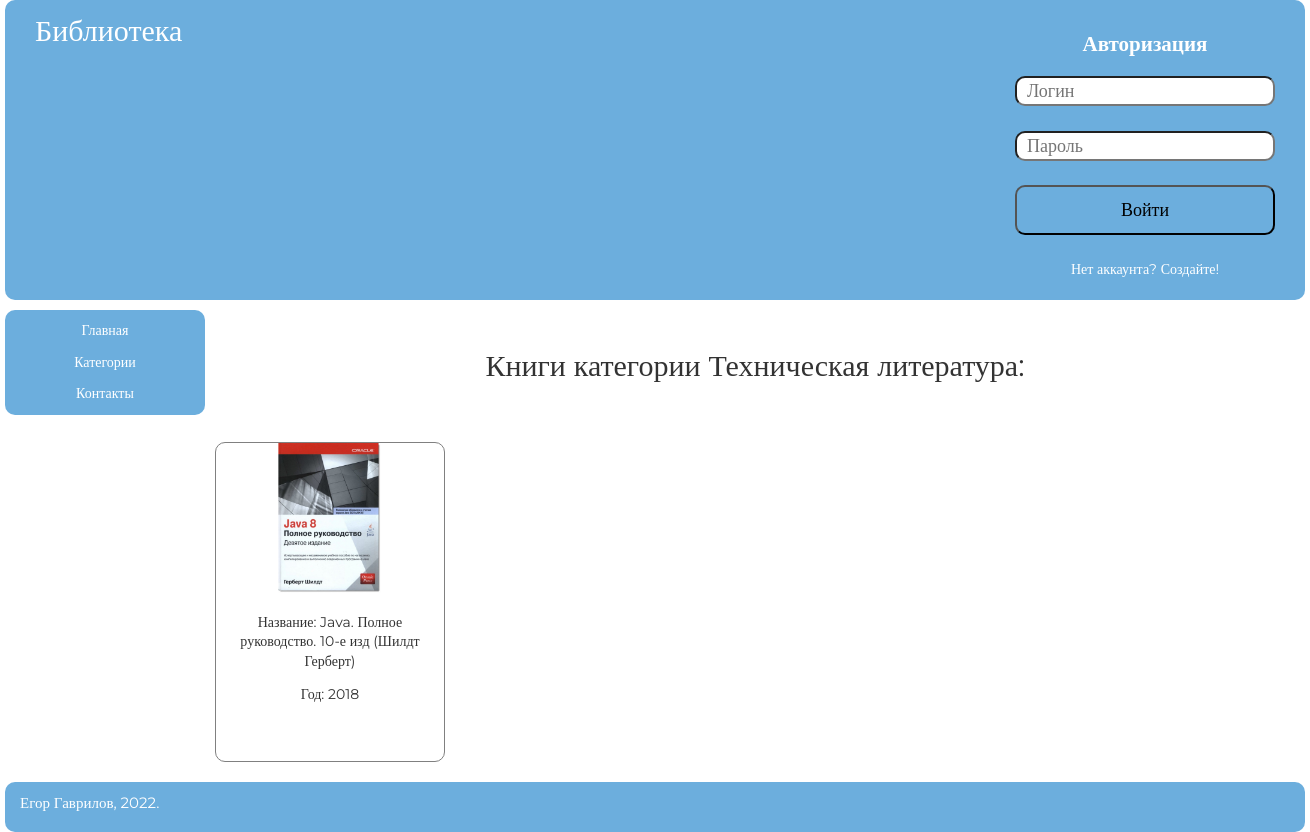
The page /category.php?id_cat=2 on the database as committed earlier.
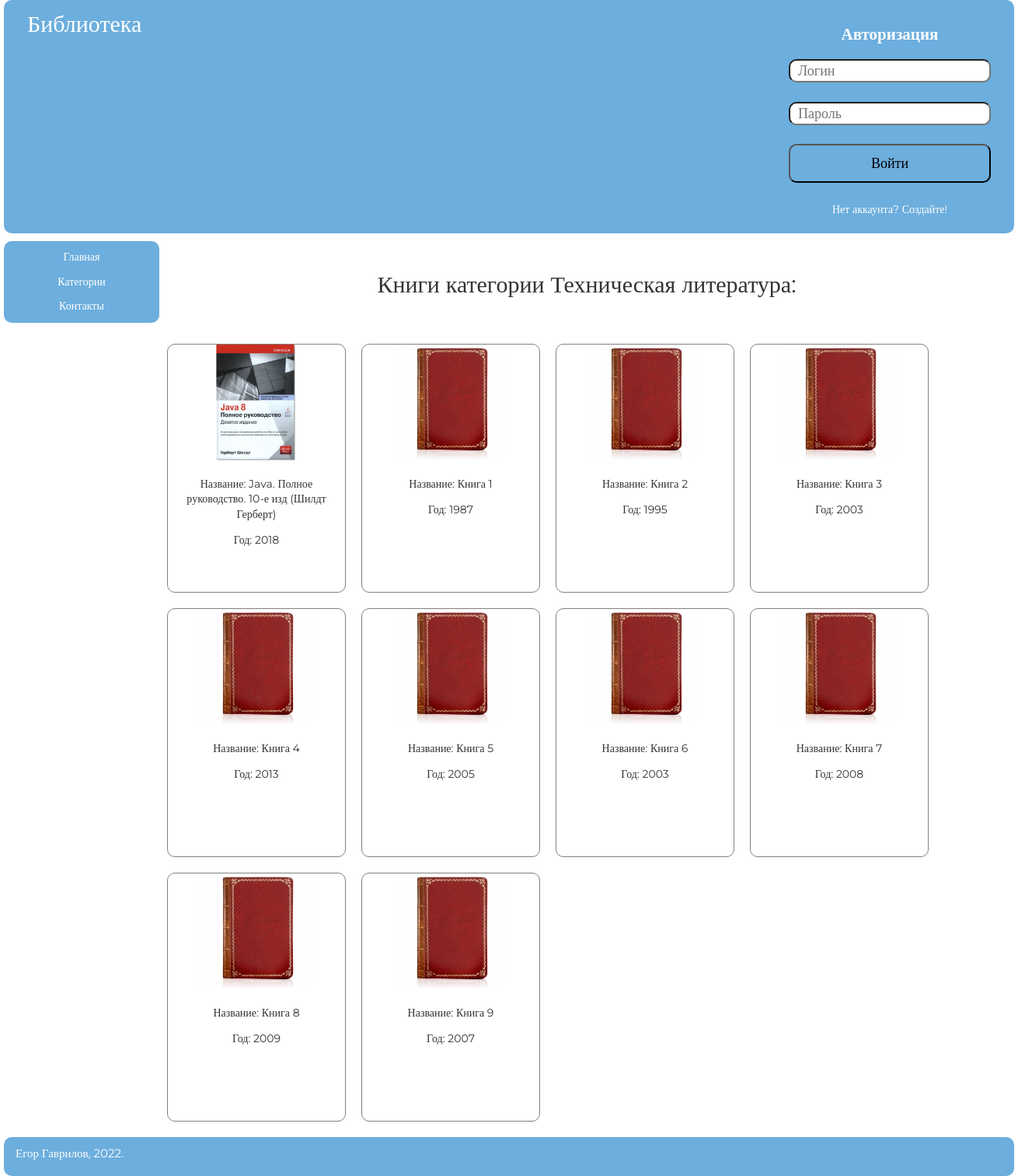
The same page on the database as committed later.
### tables this page shows
CREATE TABLE `category` (
  `id` int(11) NOT NULL,
  `category_name` text NOT NULL
);

CREATE TABLE `catalog` (
  `id` int(11) NOT NULL,
  `title` text NOT NULL,
  `category` int(11) NOT NULL,
  `year` int(4) NOT NULL,
  `filename` text NOT NULL,
  `picture` text NOT NULL
);

### category.php (called while the page is built)
<?php
include "components/header.php";
include "components/contents/category.php";
include "components/sidebar.php";
include "components/footer.php";

### components/contents/category.php (the view, shortened to what this page needs)
<?php
    $id_cat = $_GET['id_cat'];
    $str_out_cat = "SELECT * FROM `catalog` WHERE category=$id_cat";
    $run_out_cat = mysqli_query($connect, $str_out_cat);
    $category_query = "SELECT * FROM `category` WHERE id=$id_cat";
    $category_run = mysqli_query($connect, $category_query);
    $category_out = mysqli_fetch_array($category_run);
?>
        <div class="container clearfix">
            <main class="content">
                <p style="text-align: center; font-size: 30px; margin: 0; padding: 1.5em 0;">Книги категории <?php echo $category_out['category_name'] ?>:</p>
                    <div class="boxes">
                        <?php
                        while ($out_cat = mysqli_fetch_array($run_out_cat)) {
                            echo "
                                <div class='box'>
                                    <img src=images/$out_cat[picture] alt=Обложка книги height=150px>
                                    <p align=center>Название: $out_cat[title]</p>
                                    <p align=center>Год: $out_cat[year]</p>
                            ";
                            echo "</div>";
                        }
                        ?>
                    </div>
            </main>

### components/header.php (shortened to what this page needs)
<!DOCTYPE html>
<html lang="ru">
<head>
    <link rel="stylesheet" href="css/style.css">
</head>
<body>
    <div class="content-wrapper">
        <header class="header">
            <p style="font-size: 30px; margin: 0; padding: 10px 1em;">Библиотека</p>
            <div class="auth">
                <?php
                if ($_SESSION['client']) {
                    echo "Привет, " . $_SESSION['client']['name'] . "!<br/>";
                    echo "<a href=profile.php>Профиль</a><br>";
                    echo "<a href=adminka/controllers/exit_user.php>ВЫХОД</a>";
                } else {
                    echo "
							<h2>Авторизация</h2>
							<form method=POST action=adminka/controllers/auth.php>
								<input type=text name=login_auth placeholder=Логин><br>
								<input type=password name=pass_auth placeholder=Пароль><br>
								<input type=submit name=auth value=Войти><br>
								Нет аккаунта? <a href=registration.php>Создайте!</a>
							</form>
						";
                }
                ?>
            </div>
        </header>

### components/sidebar.php (shortened to what this page needs)
    <aside class="sidebar sidebar1">
        <div class="nav">
            <ul class="topmenu">
                <li><a href="index.php" style="margin-top: 10px">Главная</a></li>
                <li><a href="">Категории</a>
                </li>
                <li>
                    <a href="contacts.php">Контакты</a>
                </li>
            </ul>
        </div>
    </aside>
</div>

### components/footer.php
        <footer class="footer">
            <p style="font-size: 15px; margin: 0; padding: 10px 1em;">Егор Гаврилов, 2022.</p>
        </footer>
    </div>
</body>
</html>

### css/style.css (style rules this page uses)
html { line-height: 1.15; -webkit-text-size-adjust: 100%; }
body { margin: 0; }
main { display: block; }
a { background-color: transparent; }
img { border-style: none; }
button, input, optgroup, select, textarea { font-family: inherit; font-size: 100%; line-height: 1.15; margin: 0; }
button, input { overflow: visible; }
button, [type="button"], [type="reset"], [type="submit"] { -webkit-appearance: button; }
* { -webkit-box-sizing: border-box; -moz-box-sizing: border-box; box-sizing: border-box; }
.clearfix:after { content: ""; display:block; clear: both; }
html, body { font-family: Montserrat; margin: 0; padding: 0; font-size: 14px; line-height: 1.4; color: #333; background-color: #fff; }
.header { height: 300px; background: #6CAEDD; color: #fff; border-radius: 10px; }
.footer { height: 50px; background: #6CAEDD; color: #fff; border-radius: 10px; }
.content-wrapper { margin: 0 auto; width: 1300px; }
.content { width: 100%; float: left; padding-left: 200px; margin-bottom: 10px; }
.sidebar { background: #6CAEDD; float: left; position: relative; margin-left: -100%; margin-top: 10px; border-radius: 10px; }
.sidebar a { margin-bottom: 10px; }
.sidebar1 { width: 200px; }
a { text-decoration: none; color: white; }
.nav { text-align: center; }
.nav a { text-decoration: none; display: block; transition: .5s linear; }
.nav ul { list-style: none; margin: 0; padding: 0; }
.topmenu > li { display: block; position: relative; }
.topmenu > li > a { border: 1px solid #6CAEDD; }
.box { width: 230px; height: 320px; border: 1px solid grey; border-radius: 10px; margin: 10px; padding: 0px 15px; text-align: center; }
.boxes { display: flex; flex-wrap: wrap; }
.auth { display: inline-block; width: 260px; height: 130px; text-align: center; float: right; margin-top: -50px; margin-right: 30px; }
.auth input { width: 260px; height: 30px; display: block; margin-bottom: 5px; font-size: 18px; padding: 0px 10px; border-radius: 10px; }
.auth input[type="submit"] { width: 260px; height: 50px; cursor: pointer; border-radius: 10px; background-color: #6CAEDD; }

Rows that differ between the two databases and show on the page:
added catalog: picture (picture), title "Книга 1", year "1987"
added catalog: picture (picture), title "Книга 2", year "1995"
added catalog: picture (picture), title "Книга 3", year "2003"
added catalog: picture (picture), title "Книга 4", year "2013"
added catalog: picture (picture), title "Книга 5", year "2005"
added catalog: picture (picture), title "Книга 6", year "2003"
added catalog: picture (picture), title "Книга 7", year "2008"
added catalog: picture (picture), title "Книга 8", year "2009"
added catalog: picture (picture), title "Книга 9", year "2007"
